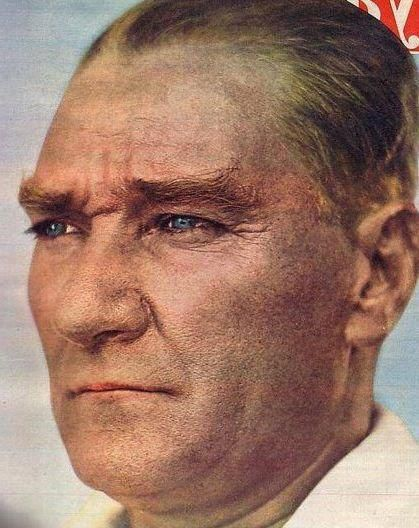
#> input picture ata_colored.jpg, 419 x 528 px
$ jupyter execute ataturk_portrait_black_white.ipynb
#> lines starting #> are read from the running program, lines starting #| are printed output that depends on the picture; after the words box and inside, x2 and y2 are one past the last pixel; in counts of white or black regions, pixels touching at a corner belong together
##Atatürk's Portrait Black & White
###10 November 1938

#####Published on **10.Nov.2019 by** **[@touch.to.start](https://www.instagram.com/touch.to.start/)** & **[@mali.ozer](https://www.instagram.com/mali.ozer/)**

####connecing with drive and importing modules

[cell 1]
import cv2

[cell 2]
from google.colab import drive
drive.mount('/content/drive')

[cell 3]
import os
os.chdir('drive/My Drive/Colab Notebooks/data/ataturk')

[cell 4]
originalImage = cv2.imread('./ata_colored.jpg')
#> originalImage is the input picture: shape (528, 419, 3); mean B, G, R 104, 119.9, 156.1

####conver the image to gray scale in order to apply threshold operation

[cell 5]
grayImage = cv2.cvtColor(originalImage, cv2.COLOR_BGR2GRAY)
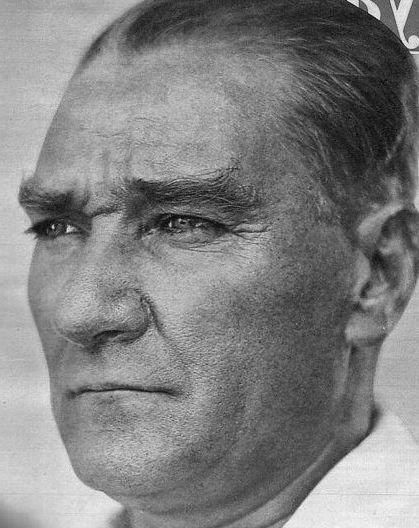
#> grayImage: shape (528, 419); min 4, max 251, mean 128.9

####applying binary threshold to grayscaled image

[cell 6]
(thresh, blackAndWhiteImage) = cv2.threshold(grayImage, 127, 255, cv2.THRESH_BINARY)
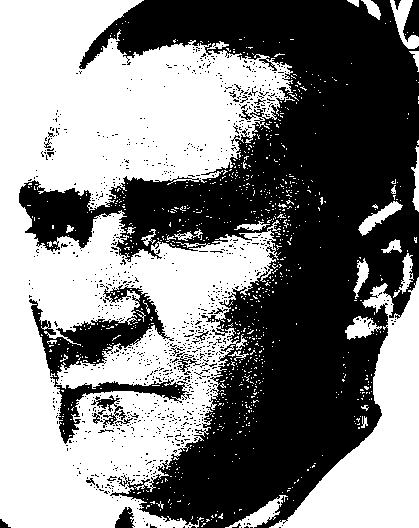
#> blackAndWhiteImage: shape (528, 419); 51.3% white; 1058 black regions (1037 under 20 px), largest, box (x1, y1, x2, y2) and area: (19, 0, 419, 528) 97270, (29, 285, 189, 444) 6104, (403, 0, 419, 42) 425

####comparison between original and output images

[cell 7]
#importing matplotlib
from matplotlib import pyplot as plt

#comparison between original and output images
plt.imshow(cv2.cvtColor(originalImage, cv2.COLOR_BGR2RGB))
plt.show()

plt.imshow(grayImage, cmap='gray')
plt.show()

plt.imshow(blackAndWhiteImage, cmap='gray')
plt.show()
